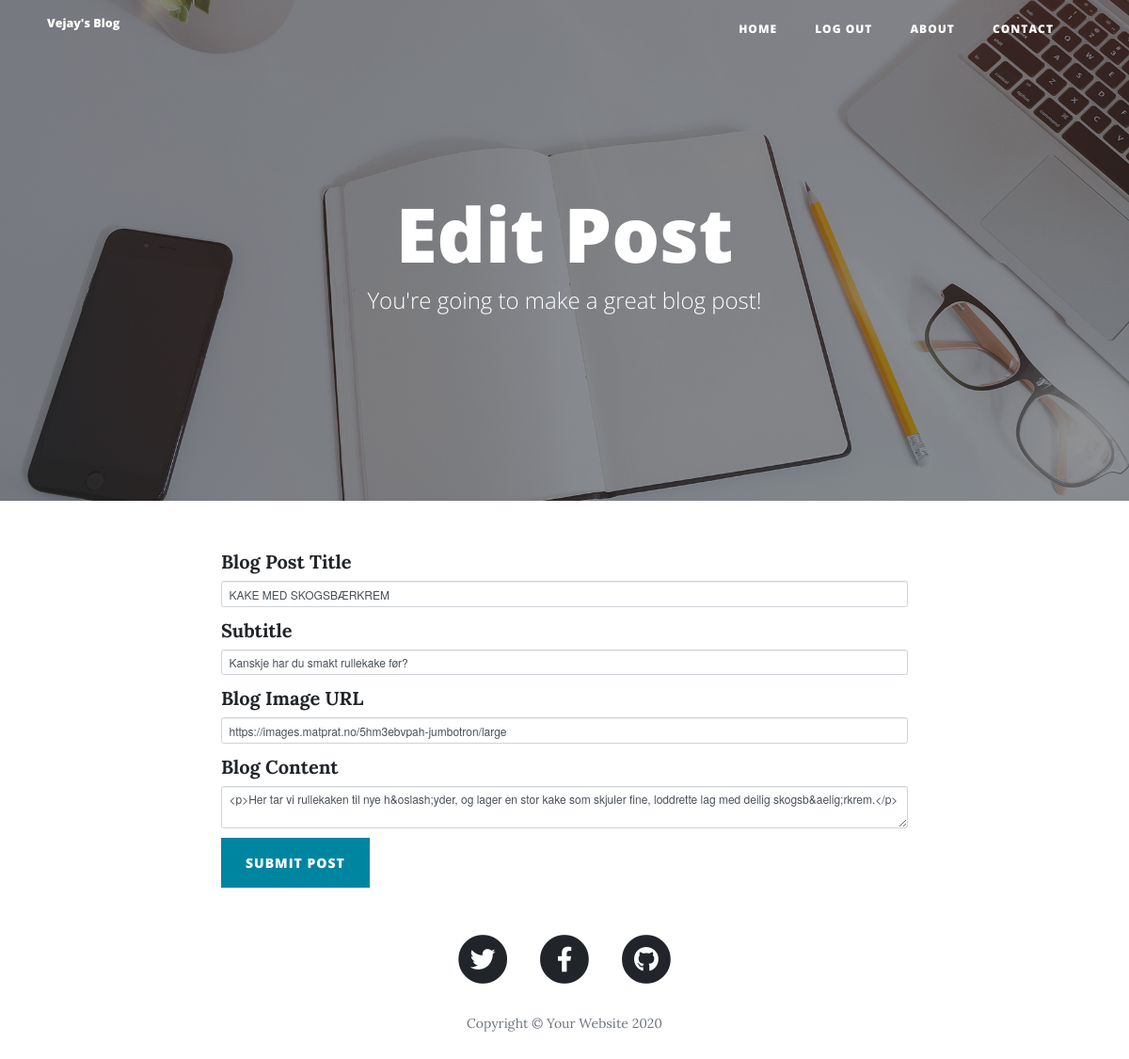
The app's page /edit-post/1 (signed in) with its own data.
### main.py (models this page shows)
class BlogPost(db.Model):
    __tablename__ = "blog_posts"
    id = db.Column(db.Integer, primary_key=True)
    author_id = db.Column(db.Integer, db.ForeignKey("users.id"))
    author = relationship("User", back_populates="posts")
    title = db.Column(db.String(250), unique=True, nullable=False)
    subtitle = db.Column(db.String(250), nullable=False)
    date = db.Column(db.String(250), nullable=False)
    body = db.Column(db.Text, nullable=False)
    img_url = db.Column(db.String(250), nullable=False)
    comments = relationship("Comment", back_populates="parent_post")

### main.py (the view, shortened to what this page needs)
@app.route("/edit-post/<int:post_id>", methods=["GET", "POST"])
@admin_only
def edit_post(post_id):
    post = BlogPost.query.get(post_id)
    edit_form = CreatePostForm(
        title=post.title,
        subtitle=post.subtitle,
        img_url=post.img_url,
        author=current_user,
        body=post.body
    )
    return render_template("make-post.html", form=edit_form, is_edit=True, current_user=current_user)

### forms.py
class CreatePostForm(FlaskForm):
    title = StringField("Blog Post Title", validators=[DataRequired()])
    subtitle = StringField("Subtitle", validators=[DataRequired()])
    img_url = StringField("Blog Image URL", validators=[DataRequired(), URL()])
    body = CKEditorField("Blog Content", validators=[DataRequired()])
    submit = SubmitField("Submit Post")

### main.py (called while the page is built)
@login_manager.user_loader
def load_user(user_id):
    return User.query.get(int(user_id))

def admin_only(f):
    @wraps(f)
    def decorated_function(*args, **kwargs):
        if current_user.id != 1:
            return abort(403)
        return f(*args, **kwargs)
    return decorated_function

### templates/make-post.html (shortened to what this page needs)
{% extends 'bootstrap/base.html' %}
{% import "bootstrap/wtf.html" as wtf %}
{% block content %}
{% include "header.html" %}
  <header class="masthead" style="background-image: url('{{ url_for('static', filename='img/edit-bg.jpg')}}')">
    <div class="overlay"></div>
    <div class="container">
      <div class="row">
        <div class="col-lg-8 col-md-10 mx-auto">
          <div class="page-heading">
            {% if is_edit: %}
            <h1>Edit Post</h1>
            {% else: %}
            <h1>New Post</h1>
            {% endif %}
            <span class="subheading">You're going to make a great blog post!</span>
          </div>
        </div>
      </div>
    </div>
  </header>
  <div class="container">
    <div class="row">
      <div class="col-lg-8 col-md-10 mx-auto">
        {{ wtf.quick_form(form, novalidate=True, button_map={"submit": "primary"}) }}
      </div>
    </div>
  </div>
{% include "footer.html" %}
{% endblock %}

### templates/header.html (shortened to what this page needs)
<!DOCTYPE html>
<html lang="en">
<head>
  <link href="{{ url_for('static', filename='vendor/bootstrap/css/bootstrap.min.css') }}" rel="stylesheet">
  <link href="{{ url_for('static', filename='vendor/fontawesome-free/css/all.min.css')}}" rel="stylesheet" type="text/css">
  <link href="{{ url_for('static', filename='css/clean-blog.min.css')}}" rel="stylesheet">
</head>
<body>
  <nav class="navbar navbar-expand-md navbar-light fixed-top" id="mainNav">
    <div class="container">
      <a class="navbar-brand" href="{{url_for('get_all_posts')}}">Vejay's Blog</a>
      <div class="collapse navbar-collapse" id="navbarResponsive">
        <ul class="navbar-nav ml-auto">
          <li class="nav-item">
            <a class="nav-link" href="{{ url_for('get_all_posts') }}">Home</a>
          </li>
          {% if not current_user.is_authenticated: %}
          <li class="nav-item">
            <a class="nav-link" href="{{ url_for('login') }}">Login</a>
          </li>
          <li class="nav-item">
            <a class="nav-link" href="{{ url_for('register') }}">Register</a>
          </li>
          {% else: %}
          <li class="nav-item">
            <a class="nav-link" href="{{ url_for('logout') }}">Log Out</a>
          </li>
          {% endif %}
          <li class="nav-item">
            <a class="nav-link" href="{{ url_for('about') }}">About</a>
          </li>
          <li class="nav-item">
            <a class="nav-link" href="{{ url_for('contact') }}">Contact</a>
          </li>
        </ul>
      </div>
    </div>
  </nav>

### templates/footer.html (shortened to what this page needs)
  <footer>
    <div class="container">
      <div class="row">
        <div class="col-lg-8 col-md-10 mx-auto">
          <ul class="list-inline text-center">
            <li class="list-inline-item">
              <a href="#">
                <span class="fa-stack fa-lg">
                  <i class="fas fa-circle fa-stack-2x"></i>
                  <i class="fab fa-twitter fa-stack-1x fa-inverse"></i>
                </span>
              </a>
            </li>
            <li class="list-inline-item">
              <a href="#">
                <span class="fa-stack fa-lg">
                  <i class="fas fa-circle fa-stack-2x"></i>
                  <i class="fab fa-facebook-f fa-stack-1x fa-inverse"></i>
                </span>
              </a>
            </li>
            <li class="list-inline-item">
              <a href="#">
                <span class="fa-stack fa-lg">
                  <i class="fas fa-circle fa-stack-2x"></i>
                  <i class="fab fa-github fa-stack-1x fa-inverse"></i>
                </span>
              </a>
            </li>
          </ul>
          <p class="copyright text-muted">Copyright &copy; Your Website 2020</p>
        </div>
      </div>
    </div>
  </footer>
</body>
</html>

### records on screen
BlogPost: title "KAKE MED SKOGSBÆRKREM", subtitle "Kanskje har du smakt rullekake før?", img_url "https://images.matprat.no/5hm3ebvpah-jumbotron/large", body "<p>Her tar vi rullekaken til nye h&oslash;yder, og lager en stor kake som skjuler fine, loddrette lag med deilig skogsb&aelig;rkrem.</p>"
